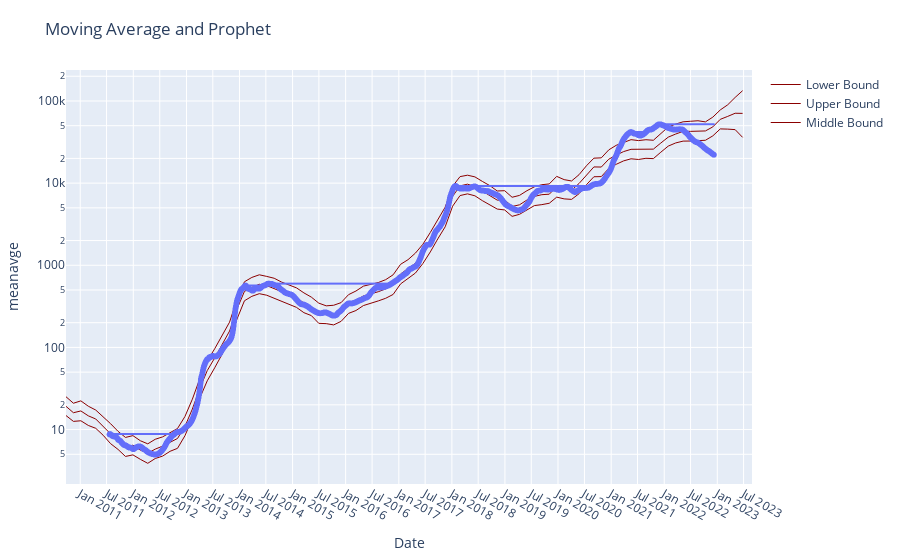

Here is the notebook cell this chart was saved with:
### Code cell
import plotly.express as px
import plotly.graph_objects as go
fig = px.scatter(df, x="date", y="meanavge", trendline="expanding", trendline_options=dict(function="max"),
                 title="MeanAvg")
fig.add_trace(go.Scatter(name="Middle Bound", x=prediction['ds'],  mode = 'lines',line=dict(width=1,color='darkred'), y=np.exp(prediction['yhat']), legendrank=2))
fig.add_trace(go.Scatter(name="Lower Bound", x=prediction['ds'],  mode = 'lines',line=dict(width=1,color='darkred'), y=np.exp(prediction['yhat_lower']), legendrank=1))
fig.add_trace(go.Scatter(name="Upper Bound", x=prediction['ds'], mode = 'lines',line=dict(width=1,color='darkred'), y=np.exp(prediction['yhat_upper']), legendrank=1))

fig.update_yaxes(fixedrange=False)
fig.update_layout(title_text='Moving Average and Prophet')
fig.update_yaxes(type="log")
fig.update_xaxes(ticklabelposition="inside top", title="Date")
fig.update_yaxes(nticks=12)
fig.update_xaxes(nticks=50)
fig.update_layout(
    margin=dict(l=20, r=100, t=70, b=20),
)

fig.show()
fig.layout.template = 'seaborn'
fig.write_html('../static/MAandPred2.html')
